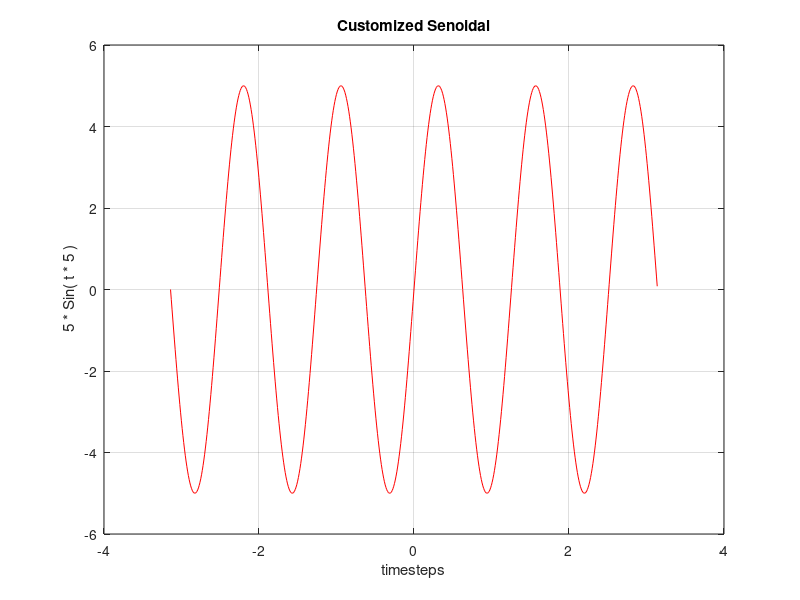
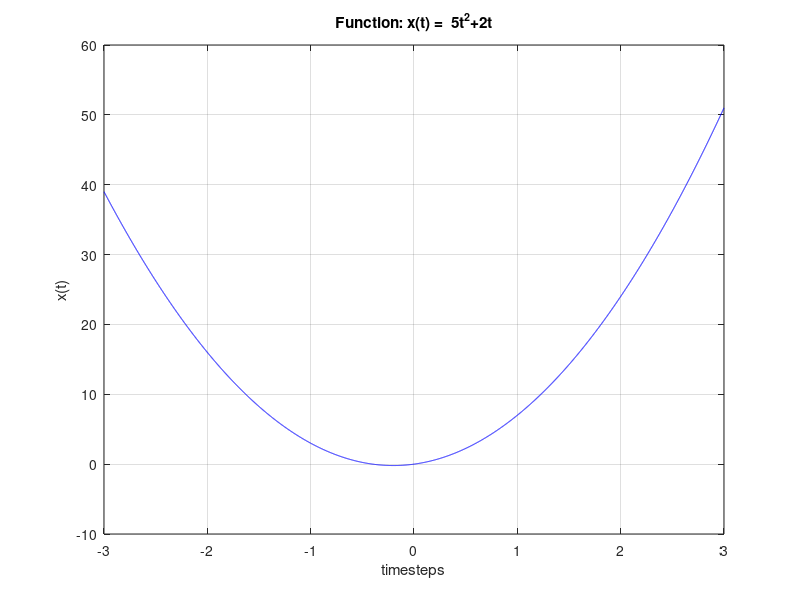

MATLAB code for these plots, in order:
% senoidan funciont taking ampplitude and frequency as user inputs

in1 = 'Enter amplitude: \n';
in2 = 'Enter frequency: \n';


a = input(in1);
w = input(in2);


t2  = [-pi : 0.01 :pi];
y = a*sin(t2 * w);

figure()
plot(t2,y,'r')
format = [a,w];
txt = sprintf(' %d * Sin( t * %d )',format);
title('Customized Senoidal')
xlabel('timesteps')
ylabel(txt)
grid on


% First part of the exercise


% timesteps vector
t = [-3 : 0.001 :3 ];

% x(t)= 5t^2+2t

x = 5*power(t,2) + 2 * t;

figure()
plot(t,x,'b')

title('Function: x(t) =  5t^2+2t')
xlabel('timesteps')
ylabel('x(t)')
grid on








